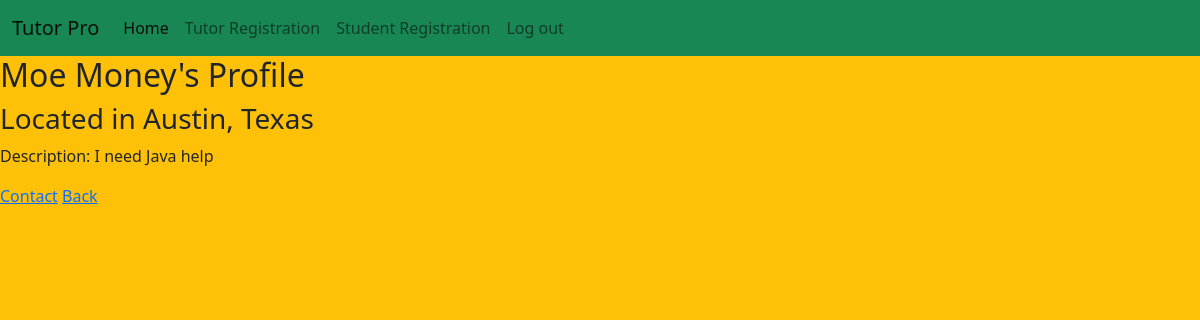
The page /index/profile_student/3 on the database its author committed.
### main/models.py (models this page shows)
class Student_Profile(models.Model):
    first_name = models.CharField(max_length=255)
    last_name = models.CharField(max_length=255)
    email = models.EmailField(unique=True)
    street_addr = models.CharField(max_length=255)
    city = models.CharField(max_length=255)
    state = models.CharField(max_length=255)
    country = models.CharField(max_length=255)
    desc = models.TextField()
    user = models.ForeignKey(User,related_name="profile_Student", on_delete=models.CASCADE)
    created_at = models.DateTimeField(auto_now_add=True)
    updated_at = models.DateTimeField(auto_now_add=True)

### main/views.py (the view)
# urls.py: path('/profile_student/<int:stu_id>', views.profile_student, name='profile_student'),
def profile_student(request, stu_id):
    this_student = Student_Profile.objects.get(id=stu_id)
    context = {
        'this_student': this_student,
    }
    return render(request,'profile_student.html', context)

### main/templates/profile_student.html (shortened to what this page needs)
<!DOCTYPE html>
<html lang="en">
<head>
    <link href="https://cdn.jsdelivr.net/npm/bootstrap@5.0.0-beta1/dist/css/bootstrap.min.css" rel="stylesheet">
</head>
<body class="bg-warning">
    <nav class="navbar navbar-expand-lg navbar-light bg-success">
        <div class="container-fluid">
            <a class="navbar-brand" href="/index">Tutor Pro</a>
            <div class="collapse navbar-collapse" id="navbarSupportedContent">
                <ul class="navbar-nav me-auto mb-2 mb-lg-0">
                    <li class="nav-item">
                        <a class="nav-link active" aria-current="page" href="/index">Home</a>
                    </li>
                    <li class="nav-item">
                        <a class="nav-link" href="/index/tutreg">Tutor Registration</a>
                    </li>
                    <li class="nav-item">
                        <a class="nav-link" href="/index/stureg">Student Registration</a>
                    </li>
                    <li class="nav-item">
                        <a class="nav-link" href="/login/log_out">Log out</a>
                    </li>
                </ul>
            </div>
        </div>
    </nav>
    <div>
        <h2>{{this_student.first_name}} {{this_student.last_name}}'s Profile</h2>
        <h3>Located in {{this_student.city}}, {{this_student.state}}</h3>
        <p>Description: {{this_student.desc}}</p>
        <p>
            <a href="mailto:{{this_student.email}}">Contact</a>
            <a href="/index">Back</a>
        </p>
    </div>
</body>
</html>

### rows shown on the page
Student_Profile: first_name "Moe", last_name "Money", city "Austin", state "Texas", desc "I need Java help"
